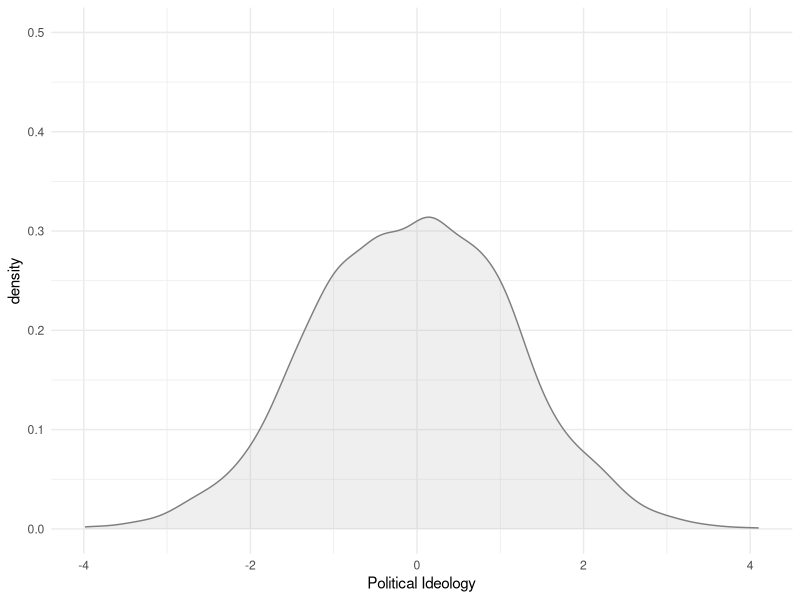
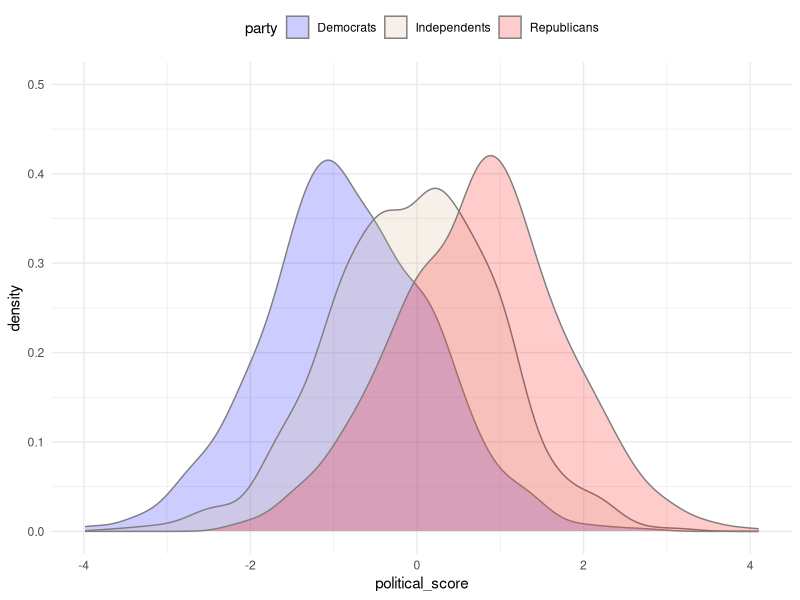

Write R code to recreate these figures, in order.
## ---- chunk 1
suppressMessages(library(tidyverse))
theme_set(theme_minimal())
knitr::opts_chunk$set(warning = FALSE, error = FALSE)
## ---- chunk 2
set.seed(2019)  # For replicability
n_per_party <- 1000
political_m <- .75
pol_cols <- c('blue', 'tan', 'red')

## Build some simulated data
individuals <- bind_rows(
  # Democrats
  data.frame(party = 'Democrats', 
             political_score = rnorm(n = n_per_party, mean = -1 * political_m)),
  # Republicans
  data.frame(party = 'Republicans',
             political_score = rnorm(n = n_per_party, mean = +1 * political_m)),
  # Independents
  data.frame(party = 'Independents',
             political_score = rnorm(n = n_per_party, mean = 0))
  ) %>% 
  mutate(party = factor(party, levels = c('Democrats', 'Independents', 'Republicans')))
## ---- chunk 3
ggplot(individuals, aes(x = political_score)) +
  geom_density(colour = 'gray50', fill = 'gray70', alpha = 1/5) +
  scale_y_continuous(limits = c(0, .50)) +
  labs(x = 'Political Ideology')
## ---- chunk 4
ggplot(individuals, aes(x = political_score, fill = party)) +
  geom_density(colour = 'gray50', alpha = 1/5) +
  scale_fill_manual(values = pol_cols) +
  scale_y_continuous(limits = c(0, .50)) +
  theme(legend.position = 'top')
